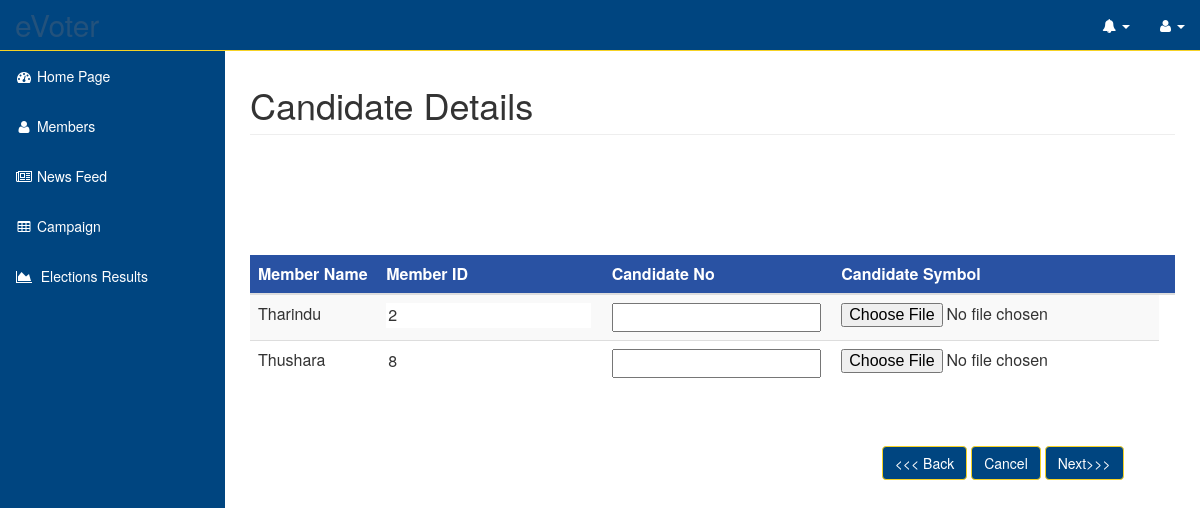
The app's page /app/view/candidateList.php?electID=35 with its own data.
### tables this page shows
CREATE TABLE IF NOT EXISTS `candidate` (
  `electionID` int(11) NOT NULL,
  `memberID` int(11) NOT NULL,
  `candidateNo` int(11) NOT NULL,
  `symbolImage` varchar(100) NOT NULL,
  `result` int(11) DEFAULT NULL,
  PRIMARY KEY (`memberID`,`electionID`)
);

CREATE TABLE IF NOT EXISTS `clubmember` (
  `memberID` int(11) NOT NULL,
  `name` varchar(50) NOT NULL,
  `NIC` varchar(10) NOT NULL,
  `email` varchar(50) NOT NULL,
  `mobileNumber` varchar(20) NOT NULL,
  `clubPost` varchar(50) NOT NULL,
  `profileImage` varchar(100) NOT NULL,
  `status` varchar(50) NOT NULL,
  `user_group` int(11) NOT NULL DEFAULT '1',
  `dateofjoin` date NOT NULL,
  `username` varchar(50) NOT NULL,
  `password` varchar(100) NOT NULL,
  `securityquestions` int(2) NOT NULL DEFAULT '0',
  PRIMARY KEY (`memberID`)
);

### app/model/sql.php (called while the page is built, shortened)
<?php
class Sql
{
    public function getCandDetails($connect,$electionID){
        $queryToGetCandDetails = mysqli_query($connect,"SELECT name,candidate.memberID FROM candidate,clubmember WHERE clubmember.memberID=candidate.memberID AND candidate.electionID='$electionID'");
        return $queryToGetCandDetails;
    }
}
?>

### app/model/candidate.php (called while the page is built, shortened)
<?php
require_once("Sql.php");
class Candidate{
    public function getCandidatesDetails($connection,$electID){
        return (new Sql)->getCandDetails($connection,$electID);
    }
}

### app/view/candidateList.php (the view, shortened to what this page needs)
<?php
include "../templates/header.php";
require_once('../model/candidate.php');
$electionID="";
if(isset($_GET["electID"])){
    $electionID=$_GET["electID"];
}
$db= new DB_1();
$connection = $db->connectToDatabase();
?>
</head>
<body>
<div id="wrapper">
    <nav class="navbar navbar-inverse navbar-fixed-top color-change" role="navigation" >
        <?php include "../templates/topmenu.php";
        include "../templates/sidemenu.php";
        ?>
    </nav>
    <div id="page-wrapper">
        <div class="container-fluid">
            <div class="row">
                <div class="col-lg-12">
                    <h1 class="page-header"> Candidate Details </h1>
                </div>
            </div>
            <br><br><br><br><br>
            <form class="form-horizontal" role="form" method="post" action="../controller/uploadPartyImage.php?electID=<?php echo $electionID ?>" enctype="multipart/form-data" onsubmit="return validateTable();">
                <table class="table table-striped" id="candTable">
                    <thead>
                    <tr bgcolor="#2952a3">
                        <th style="color:White">Member Name</th>
                        <th style="color:White">Member ID</th>
                        <th style="color:White">Candidate No</th>
                        <th style="color:White">Candidate Symbol</th>
                        <th style="color:White"></th>
                    </tr>
                    </thead>
                    <tbody>
                    <?php
                    $candidateList= (new Candidate)->getCandidatesDetails($connection,$electionID);
                    $id = 1;
                    while($data1 = $candidateList -> fetch_row()) {
                        ?>
                        <tr>
                            <td><?php echo $data1[0] ?></td>
                            <td><input type="text" id='<?php echo $id ."mem"?>' name= "memberID[]"  value="<?php echo $data1[1]?>" readonly style="border:none"/></td>
                            <td><input type="text" id='<?php echo $id."cand"?>' name= 'candNo[]' required/></td>
                            <td><input type="file" id='<?php echo $id."img"?>' name= 'imgPath[]'  required/></td>
                        </tr>
                    <?php
                        $id=$id+1;
                    }
                    ?>
                    </tbody>
                </table>
                <br><br>
                <div class="col-sm-4 col-sm-offset-8 controls">
                    <input type="button" value="<<< Back" class="btn btn-default" id="backToElection" onClick="document.location.href='addNewCandidates.php?electID=<?php echo $_GET["electID"];?>'" />
                    <input type="button" value="Cancel" class="btn btn-default" id="cancelElection" onClick="document.location.href='electionList.php'" />
                    <input class="btn btn-default btn-primary" name="submit" type="submit" id="addPartyImage" value="Next>>>"/>
                </div>
            </form>
        </div>
    </div>
</div>
</body>
</html>

### public/css/sb-admin.css (style rules this page uses)
body { margin-top: 100px; background-color: #ffffff; }
@media (min-width:768px) { body { margin-top: 50px; } }
#wrapper { padding-left: 0; }
#page-wrapper { width: 100%; min-height: 100%; padding: 0; background-color: #fff; }
@media (min-width:768px) { #wrapper { padding-left: 225px; } }
@media (min-width:768px) { #page-wrapper { padding: 10px; } }

### public/css/custom.css (style rules this page uses)
html, body { height: 100%; background-color: #ffffff; !important; }
.color-change { background-color: #004580; border-color: #f6d224; color: #ffffff; }
.btn-default { color: #ffffff; background-color: #004580; border-color: #f6d224; }
.page-header { padding-bottom: 9px; margin: 25px 0 20px; border-bottom: 1px solid #eee; }
.navbar-inverse { background-color:#004580; border-color:#f6d224; }
td { cursor: pointer; }

### records on screen
candidate: memberID.name "Tharindu", memberID "2"
candidate: memberID.name "Thushara", memberID "8"
